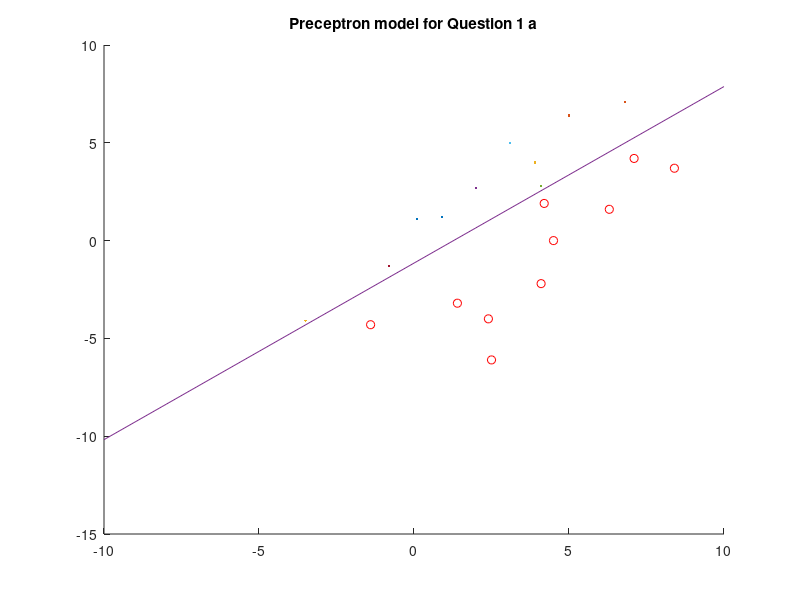

The MATLAB source for this figure:
data = [ [0.1;1.1;1] [6.8;7.1;1] [-3.5;-4.1;1] [2.0;2.7;1] [4.1;2.8;1] [3.1;5.0;1] [-0.8;-1.3;1] [0.9;1.2;1] [5.0;6.4;1] [3.9;4.0;1] [7.1;4.2;1] [-1.4;-4.3;1] [4.5;0.0;1] [6.3;1.6;1] [4.2;1.9;1] [1.4;-3.2;1] [2.4;-4.0;1] [2.5;-6.1;1] [8.4;3.7;1] [4.1;-2.2;1] ];
label = [1 1 1 1 1 1 1 1 1 1 -1 -1 -1 -1 -1 -1 -1 -1 -1 -1];

a = [0; 0; 0];
eita = 0.01;

count = 0;
iter = 0;

do
    true = 0;
    it = 1;
    iter = iter+1;
    for i = data
        if((a'*i)*label(it) <= 0)
            a = a + eita*i*label(it);
            true = 1;
            count = count+1;
        endif
        it = it+1;
    endfor
until(true == 0);

disp("Number of iterations");
disp(count), disp(iter);

hold on;

data1 = [ [0.1;1.1] [6.8;7.1] [-3.5;-4.1] [2.0;2.7] [4.1;2.8] [3.1;5.0] [-0.8;-1.3] [0.9;1.2] [5.0;6.4] [3.9;4.0] ];

data2 = [ [7.1;4.2] [-1.4;-4.3] [4.5;0.0] [6.3;1.6] [4.2;1.9] [1.4;-3.2] [2.4;-4.0] [2.5;-6.1] [8.4;3.7] [4.1;-2.2] ];

title ("Preceptron model for Question 1 a");

for i = data1
i = i';
plot(i(1), i(2));
endfor

%plot(data1);

for i = data2
i = i';
plot(i(1), i(2), 'ro');
endfor

%xlabel('Exam 1 score');
%ylabel('Exam 2 score');

%legend('Admitted', 'Not admitted');

A = a(1, 1);
B = a(2, 1);
C = a(3, 1);
x = -10:10;
plot(x, (-C-A*x)/B);
